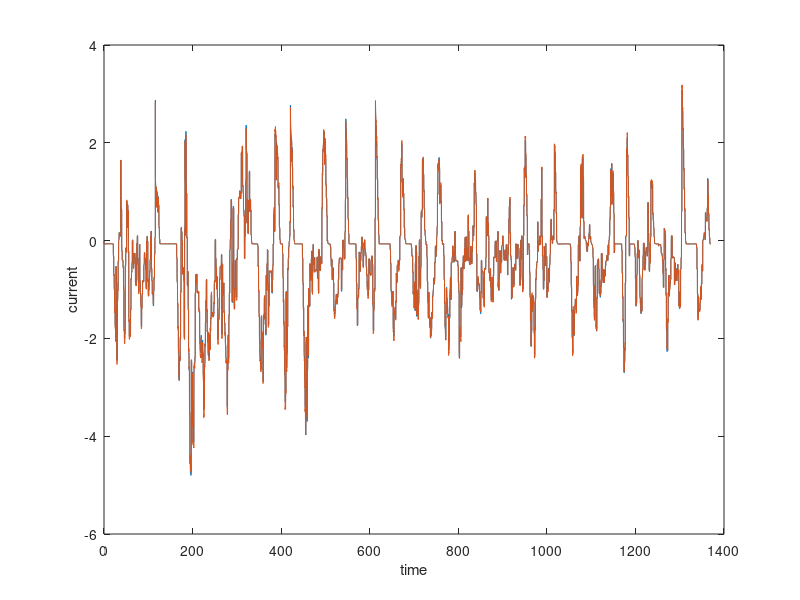
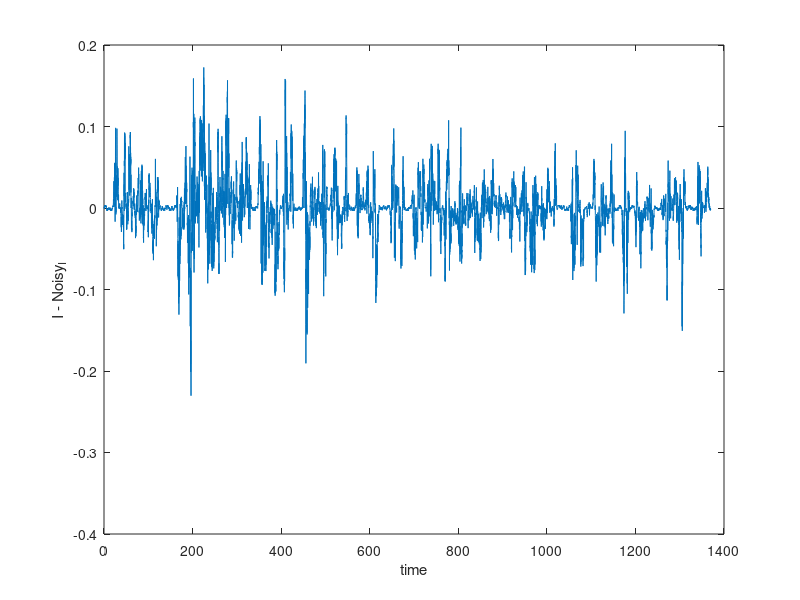

These charts were generated, in order, by the following MATLAB code:
clc;clear;close all;


load('udds_data.mat');

I = udds_data(1).I;
t = udds_data(1).t;

epsilon_percent_span = 0.1;
sigma_percent = 0.01;

N = 51; % noise_vector 수 
epsilon_vector = linspace(-epsilon_percent_span/2, epsilon_percent_span/2, N); % From -5% to +5%
sigma = sigma_percent; % Standard deviation in percentage % 1%

P = zeros(N);
for i = 1:N
    probabilities = normpdf(epsilon_vector, epsilon_vector(i), sigma);
    P(i, :) = probabilities / sum(probabilities); % Normalize to sum to 1
end

%initalize
initial_state = randsample(1:N, 1); % Randomly select initial state
current_state = initial_state;

    
noisy_I = zeros(size(I));
for k = 1:length(I)
    epsilon = epsilon_vector(current_state);
    noisy_I(k) = I(k) * (1 + epsilon); % Apply the epsilon percentage

    % Transition to the next state
    current_state = randsample(1:N, 1, true, P(current_state, :));
end

figure(1)
plot(t,I,t,noisy_I);
xlabel('time')
ylabel ('current')


figure(2)
plot(t,I-noisy_I);
xlabel('time')
ylabel ( 'I - Noisy_I')